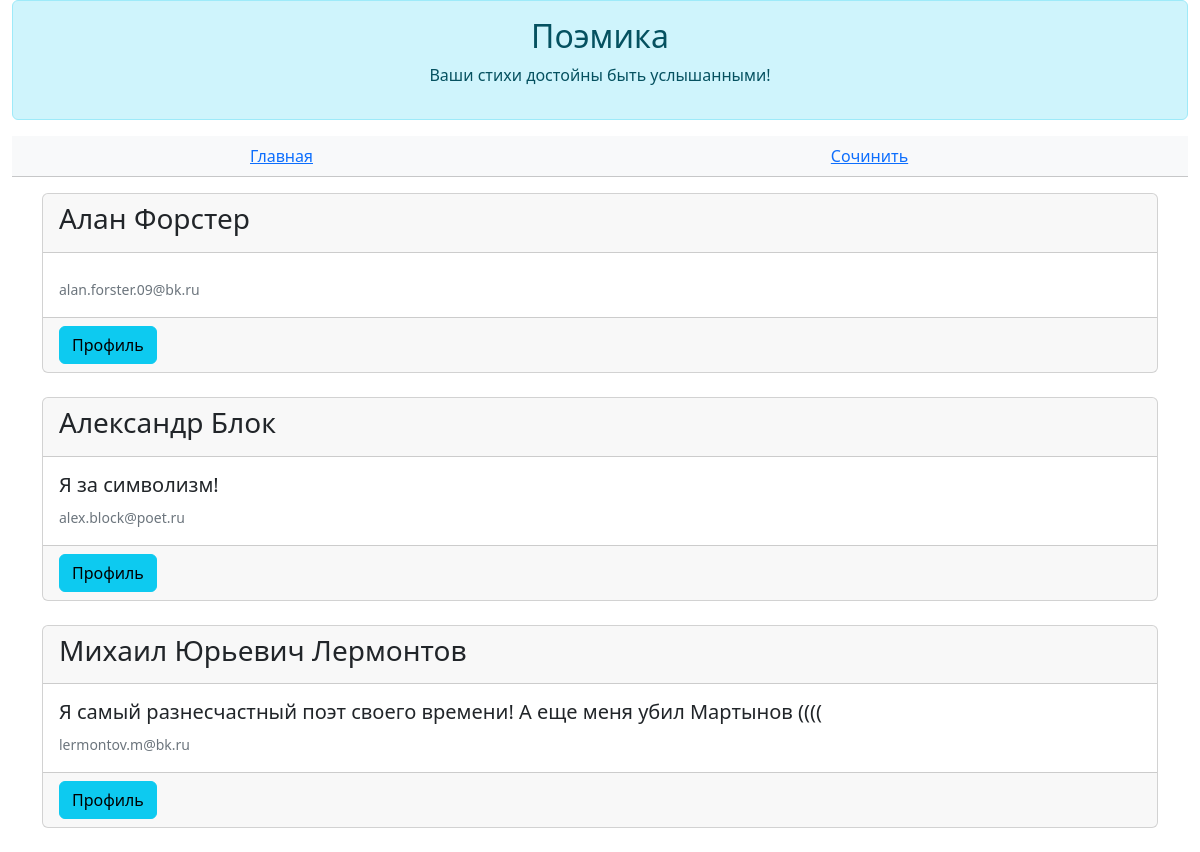
The app's page /authors with its own data.
### data/all_models.py (models this page shows)
class User(SqlAlchemyBase, UserMixin, SerializerMixin):
    __tablename__ = "users"
    id = sqlalchemy.Column(sqlalchemy.Integer, primary_key=True, autoincrement=True)
    login = sqlalchemy.Column(sqlalchemy.String)
    name = sqlalchemy.Column(sqlalchemy.String, default="Неизвестный")
    email = sqlalchemy.Column(sqlalchemy.String, unique=True)
    description = sqlalchemy.Column(sqlalchemy.Text, default="Я поэт, тем и интересен")
    hashed_password = sqlalchemy.Column(sqlalchemy.String)
    poems = orm.relationship("Poem", back_populates="author")

### main.py (the view)
@author_actions.route("/authors")
def authors():
    users = db.query(User).order_by(User.login).all()
    return flask.render_template("authors.html", users=users)

### templates/authors.html
{% extends 'base.html' %}
{% block _header %}
    <table class="table table-light text-center">
        <tbody>
            <tr>
                <td>
                    <a href="/">Главная</a>
                </td>
                <td>
                    <a href="/poem/create">Сочинить</a>
                </td>
            </tr>
        </tbody>
    </table>
{% endblock %}
{% block _body %}
    {% for user in users %}
        <div class="card">
            <div class="card-header">
                <h3>{{user.login}}</h3>
            </div>
            <div class="card-body">
                <h5 class="card-text">{{user.description}}</h5>
                <small class="card-title"><span class="text-secondary">{{user.email}}</span></small>
            </div>
            <div class="card-footer">
                <button class="btn btn-info" onclick="location.href='/authors/{{user.id}}'">Профиль</button>
            </div>
        </div>
        <br/>
    {% endfor %}
{% endblock %}

### records on screen
User: login "Алан Форстер", email "alan.forster.09@bk.ru"
User: login "Александр Блок", description "Я за символизм!", email "alex.block@poet.ru"
User: login "Михаил Юрьевич Лермонтов", description "Я самый разнесчастный поэт своего времени! А еще меня убил Мартынов ((((", email "lermontov.m@bk.ru"
